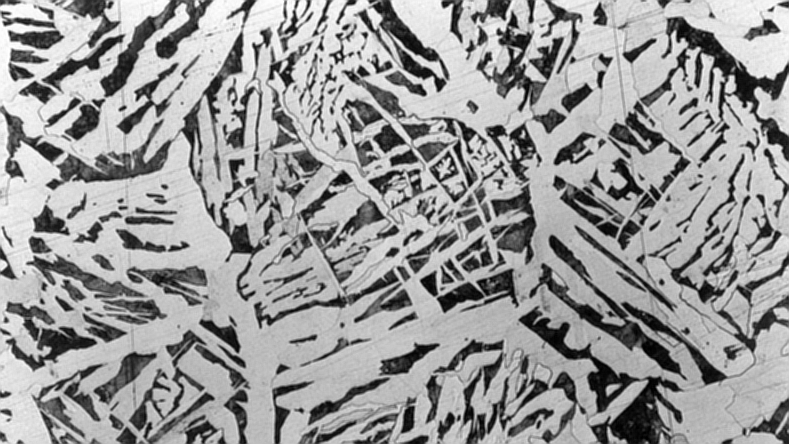
#> input picture image.png, 789 x 444 px
$ python image_analysis_gmm.py
#> lines starting #> are read from the running program, lines starting #| are printed output that depends on the picture; after the words box and inside, x2 and y2 are one past the last pixel; in counts of white or black regions, pixels touching at a corner belong together
# -*- coding: utf-8 -*-

import numpy as np
from skimage import data, color
from skimage.color import rgb2gray
import skimage.filters as filters
from skimage import exposure
from scipy.ndimage import gaussian_filter
from skimage.filters import median, gaussian
from skimage.morphology import disk
import matplotlib
#matplotlib.use('Agg')
from matplotlib import *
import matplotlib.pyplot as plt
from scipy import ndimage as ndi
import cv2
from sklearn.mixture import GaussianMixture
from scipy.stats import norm
from scipy import linalg
from matplotlib.colors import LinearSegmentedColormap

phases_number=2    # Number of phases to detect (or at least number of shades of gray to consider...)
selected_phases=phases_number*[1]
# selected_phases=phases_number*[0]     # You can manually unselect all the "phases", and then select specific ones to be detected and computed
# selected_phases[0]=1
# selected_phases[phases_number-1]=1
phase_merge=[]
#phase_merge=[[7, 8]]  # Put here the phases references that you want to merge together - e.g if you know that #i and #j are the same

gmm_type="full" # Gmm covariance type : full’, ‘tied’, ‘diag’, ‘spherical’

def get_threshold(image_):                  # This function proceeds to the GMM setting and detects automatically the thresholds
    gray_scale=np.linspace(0, 256, 257)
    image_values=image_.flatten()
    gmm = GaussianMixture(n_components = phases_number, covariance_type=gmm_type, max_iter=100000, n_init=5, tol=1e-3)
    gmm.fit(np.reshape(image_values, (image_values.shape[0], 1)))
    gauss_mixt = np.array([p * norm.pdf(gray_scale, mu, sd) for mu, sd, p in zip(gmm.means_.flatten(), np.sqrt(gmm.covariances_.flatten()), gmm.weights_)])
    gauss_mixt_t = np.sum(gauss_mixt, axis = 0)

    fig= plt.subplots(figsize=(10, 10))
    plt.hist(image_.ravel(), bins=256, range=(0.0, 256.0), density=True, histtype='step', label="gray_level")
    plt.plot(gray_scale, gauss_mixt_t, label='total')
    for k in range(0, gauss_mixt.shape[0]):
        plt.plot(gray_scale, gauss_mixt[k], label=str(k+1))
    plt.legend()
    plt.savefig(fname+'_gmm_gray_levels.png')
    plt.close()

    unsorted_phase_levels=np.zeros([gray_scale.shape[0]])
    for k in range(0, gray_scale.shape[0]):
       unsorted_phase_levels[k]=list(gauss_mixt[:,k]).index(np.max(gauss_mixt[:,k]))+1      # Identify phase index for gray levels
    levels=np.unique(unsorted_phase_levels)
    unsorted_levels=list(dict.fromkeys(unsorted_phase_levels))
    phase_levels=0*unsorted_phase_levels
    for k in range(0, gray_scale.shape[0]):
        phase_levels[k]=levels[unsorted_levels.index(unsorted_phase_levels[k])]     # Sorting phases index
    for k in range(0, len(phase_merge)):
        phase_levels[phase_levels==phase_merge[k][0]]=phase_merge[k][1]
    for k in range(0, gray_scale.shape[0]-1):
        image_[((image_>=gray_scale[k])*(image_<gray_scale[k+1]))]=phase_levels[k]      # Make image masks
    image_[(image_==gray_scale[-1])]=phase_levels[-1]
    return (image_)

def plot_single_channel(image_, color_, k):
    fig= plt.subplots(figsize=(10, 10))
    cmap_ = LinearSegmentedColormap.from_list("phase_cmap", [(0,0,0), color_], N=2)
    plt.imshow(image_, cmap=cmap_)
    plt.savefig(fname+'phase_'+str(k)+'.png')
    plt.close()

def normalize_image(image, low_lim, high_lim):      # This function "renormalizes" the gray level to its maximal amplitude before 0 and 255
    image_min=np.amin(image)
    image_max=np.amax(image)
    image=low_lim+(((image-image_min)*(high_lim-low_lim))/(image_max-image_min))
    return image

def increase_contrast(image_):      # You are supposed to adjust the options here for the treatment of the picture, to help the segmentation
    # [8 lines of commented-out code are left out]
    image_=gaussian_filter(image_, 1)
    image_ = median(image_, disk(3)) # Median filter
    # Normalization
    # image_=normalize_image(image_, 0, 255)
    return image_

# Import the data
filename = "image.png"              # Put the name of your image here
fname=filename.replace(".png","")
image = cv2.imread(filename)
#> image is the input picture: shape (444, 789, 3); min 0, max 255, mean 153.4

gray_img_initial=cv2.cvtColor(image,cv2.COLOR_BGR2GRAY)
gray_img=increase_contrast(gray_img_initial)
#> in increase_contrast, `image_ = median(image_, disk(3))`:
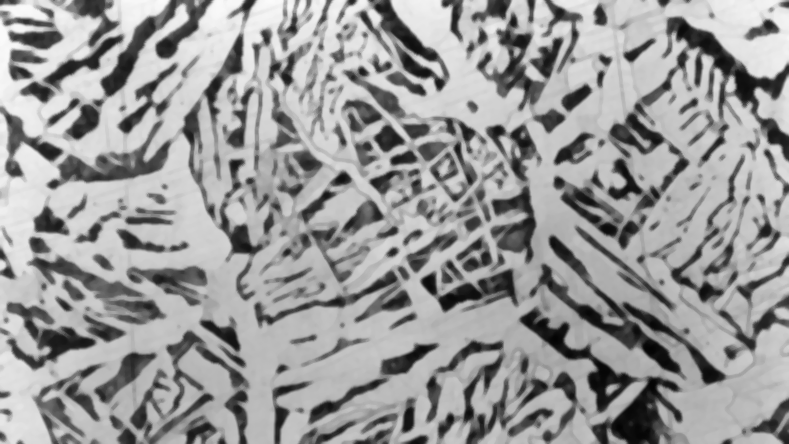
#> image_: shape (444, 789); min 3, max 251, mean 153.8
img = cv2.merge((gray_img_initial,gray_img_initial,gray_img_initial)).astype("int")
phases_mask=get_threshold(gray_img.copy())
#> in get_threshold, `plt.savefig(fname+'_gmm_gray_levels.png')`:
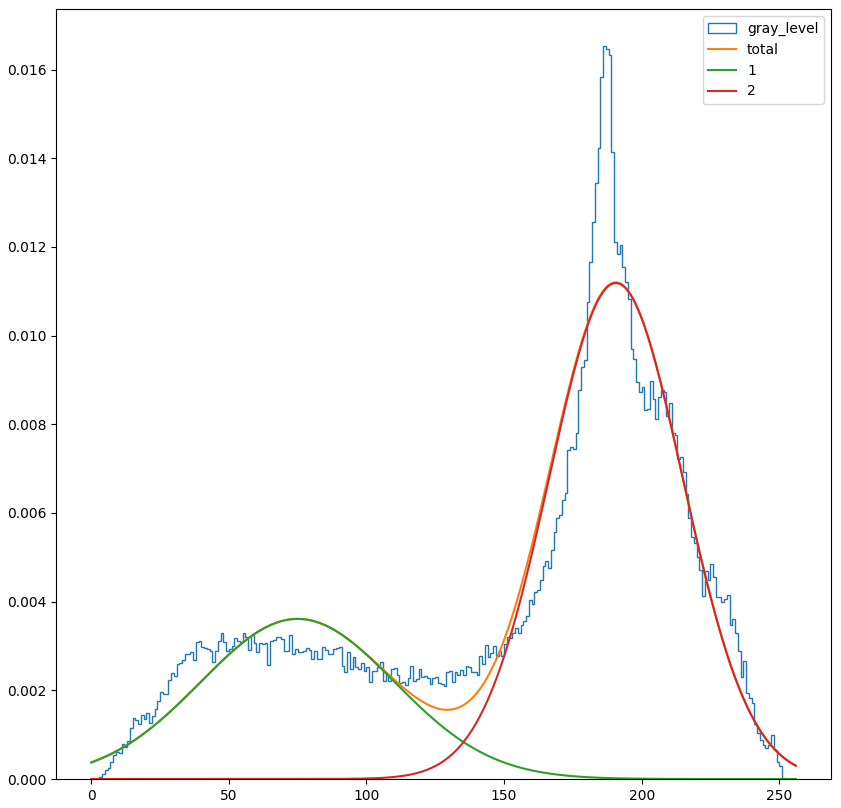
#> figure drawn by matplotlib, 1 panel; curve peaks at x = 191, y = 0.0112; curve peaks at x = 75, y = 0.00361; curve peaks at x = 191, y = 0.0112
#> after the loop in get_threshold, `for k in range(0, gray_scale.shape[0]-1):`:
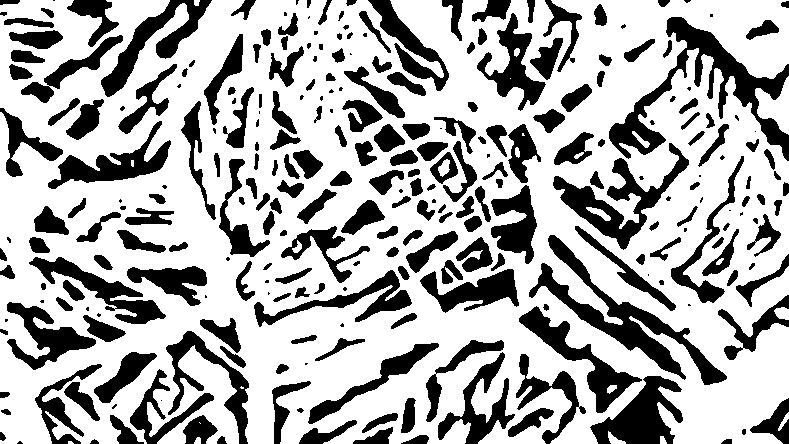
#> image_: shape (444, 789); values 1 (black) and 2 (white), 68.3% white; 279 black regions (58 under 20 px), largest, box (x1, y1, x2, y2) and area: (609, 17, 789, 161) 6156, (529, 235, 727, 385) 5463, (553, 143, 689, 250) 3733

# Calculate phase fraction
phase_fraction=[]
filewrite=open(fname+"phase_fraction.txt",'w')
for k in range(0, phases_number):
    if selected_phases[k]==1:
        fraction=100*np.sum(phases_mask==k+1)/(phases_mask.shape[0]*phases_mask.shape[1])
        phase_fraction.append(fraction)
        fractionstring="Fraction of phase #"+str(k+1)+" = "+str(np.round(fraction,2))+" %\n"
        print(fractionstring)
        filewrite.write(fractionstring)
#> this loop made 2 passes
#> fraction on passes 1 to 2: 31.71, 68.29
#| Fraction of phase #1 = 31.71 %
#| Fraction of phase #2 = 68.29 %
#> after the loop, phase_fraction = [31.71, 68.29]
filewrite.close()

# Detect particles
fig= plt.subplots(figsize=(16, 16))
colorlist=[(255, 0, 0), (125, 125, 0), (0, 125, 125), (125, 0, 125), (200, 50, 0), (0, 0, 255), (50, 200, 0), (0, 0, 255),  (50, 0, 200), (200, 0, 50)] # This is a list of RGB colors, edit it to change the phase color highlighting
phaseplotlist=[]
phasecolorlist=[]
for k in range(0, phases_number):
    phasemask=np.array((phases_mask==k+1), dtype="uint8")
    plot_single_channel(255*phasemask, colorlist[k], k+1)
    if selected_phases[k]==1:
        contours, heirarchy = cv2.findContours(255*phasemask, cv2.RETR_TREE, cv2.CHAIN_APPROX_SIMPLE)
#> (the run stopped early here; a loop or call above may not have finished)
